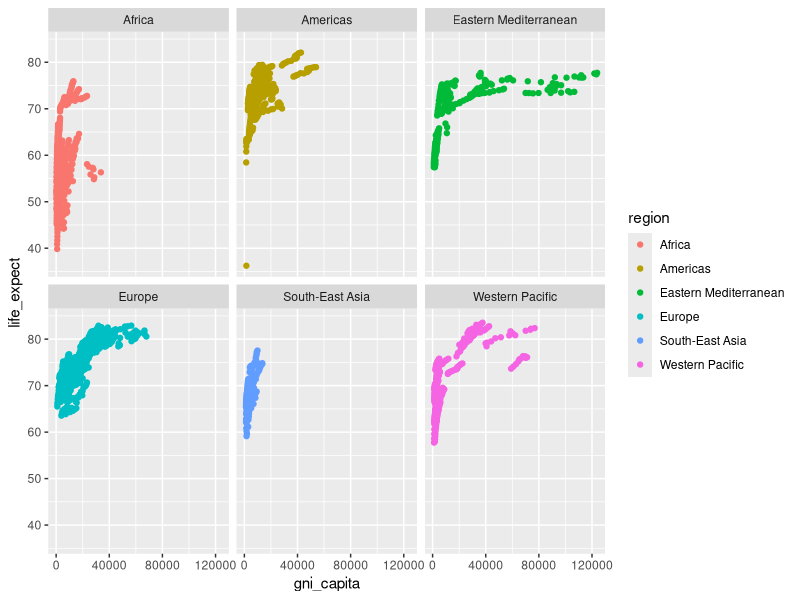
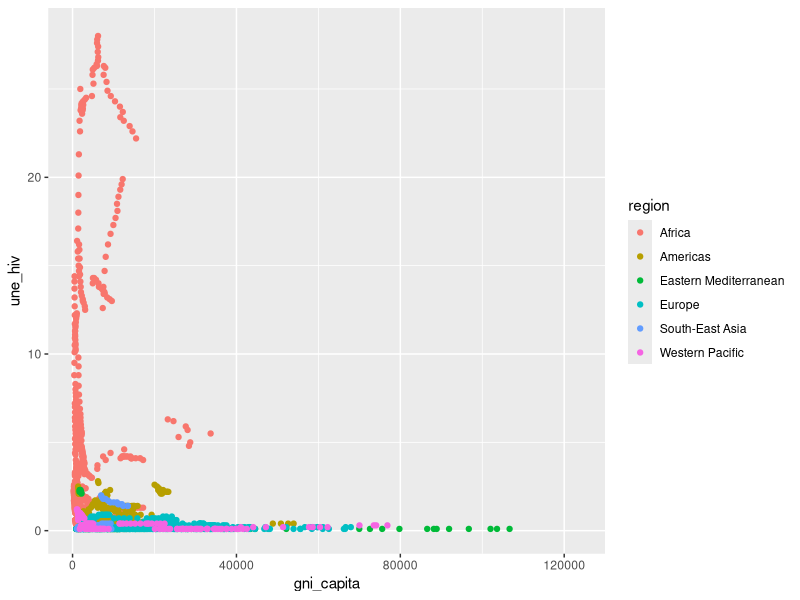
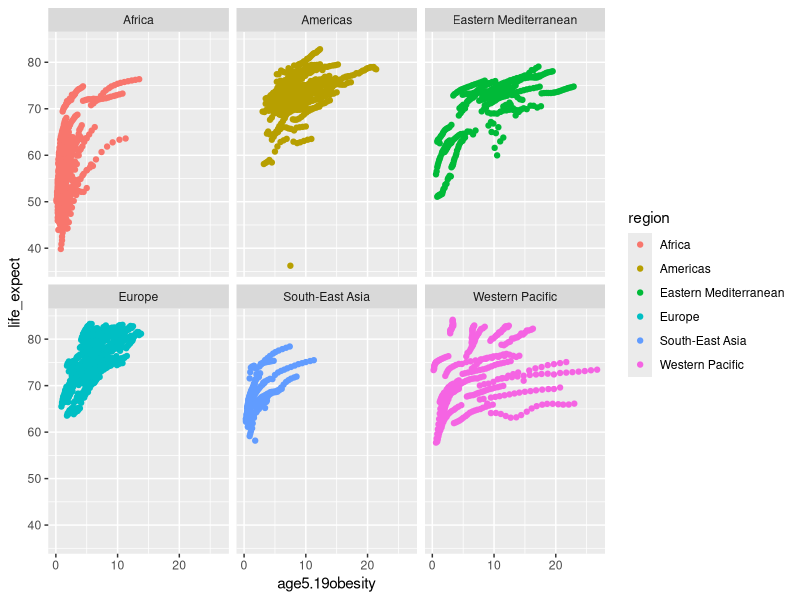
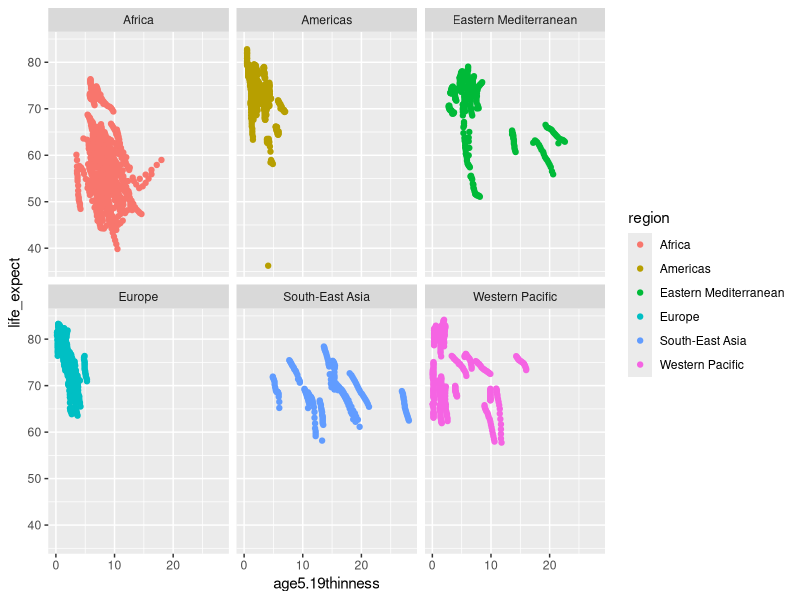

The R source for these figures, in order:
## ---- chunk 1
library(tidyverse)
library(dplyr)
## ---- chunk 2
who <- read.csv("who_life_exp.csv")
## ---- chunk 3
glimpse(who)
## ---- chunk 4
summary(who)
## ---- chunk 5
who %>%
  filter(region == "Americas" & year == 2016) %>%
  distinct(country)
## ---- chunk 6
who %>%
  group_by(region) %>%
  summarize(min_BMI = min(bmi),
            max_BMI = max(bmi))

## ---- chunk 7
ggplot(who, mapping = 
         aes(x = gni_capita,
             y = life_expect,
             color = region)) +
  geom_point() +
  facet_wrap(~region)

## ---- chunk 8
ggplot(who, mapping = 
         aes(x = gni_capita,
             y = une_hiv,
             color = region)) +
  geom_point()


## ---- chunk 9
ggplot(who, mapping = 
         aes(x = age5.19obesity,
             y = life_expect,
             color = region)) +
  geom_point() +
  facet_wrap(~region)
## ---- chunk 10
ggplot(who, mapping = 
         aes(x = age5.19thinness,
             y = life_expect,
             color = region)) +
  geom_point() +
  facet_wrap(~region)
